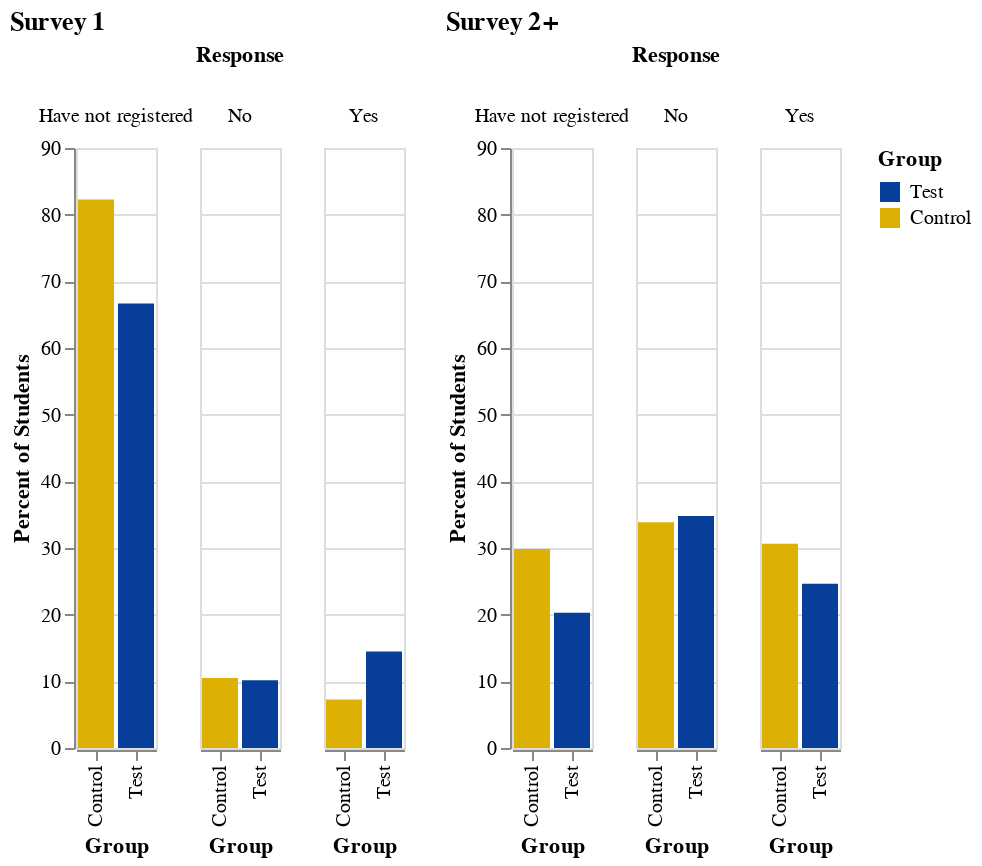

Here is the notebook cell this chart was saved with:
### Code cell
# Altair plot

S1_47 = pd.DataFrame({'Group': ['Test','Test','Test','Control','Control','Control'],
                        'Response': ['Yes','No','Have not registered',
                                   'Yes','No','Have not registered'],
                       'Percent of Students': [14.492753623188406, 10.144927536231885, 66.66666666666666,
                                              7.258064516129033, 10.483870967741936, 82.25806451612904]})

S2_47 = pd.DataFrame({'Group': ['Test','Test','Test','Control','Control','Control'],
                        'Response': ['Yes','No','Have not registered',
                                   'Yes','No','Have not registered'],
                       'Percent of Students': [24.637681159420293, 34.78260869565217, 20.28985507246377,
                                              30.64516129032258, 33.87096774193548, 29.838709677419356]})

y_min = 0
y_max = 90

selection = alt.selection_multi(fields=['Group'], bind='legend')

chart1 = alt.Chart(S1_47).mark_bar().encode(
    column='Response',
    x='Group',
    y=alt.Y('Percent of Students', scale=alt.Scale(domain=[y_min, y_max])),
    color=alt.Color('Group', scale=alt.Scale(domain=['Test','Control'], range=['#063e99','#DCB103'])),
    opacity=alt.condition(selection, alt.value(1), alt.value(0.05))
).add_selection(selection).properties(title='Survey 1')


chart2 = alt.Chart(S2_47).mark_bar().encode(
    column='Response',
    x='Group',
    y=alt.Y('Percent of Students', scale=alt.Scale(domain=[y_min, y_max])),
    color=alt.Color('Group', scale=alt.Scale(domain=['Test','Control'], range=['#063e99','#DCB103'])),
    opacity=alt.condition(selection, alt.value(1), alt.value(0.05))
).add_selection(selection).properties(title='Survey 2+')

chart1 | chart2

### Figure 1 — Vega-Lite specification as saved in the notebook (floating-point values rounded to 4 significant figures)
{"config": {"view": {"continuousWidth": 400, "continuousHeight": 300}}, "hconcat": [{"data": {"name": "data-d8a8d1efc535f7f5d4bf35482c7cb21d"}, "mark": "bar", "encoding": {"color": {"type": "nominal", "field": "Group", "scale": {"domain": ["Test", "Control"], "range": ["#063e99", "#DCB103"]}}, "column": {"type": "nominal", "field": "Response"}, "opacity": {"condition": {"value": 1, "selection": "selector001"}, "value": 0.05}, "x": {"type": "nominal", "field": "Group"}, "y": {"type": "quantitative", "field": "Percent of Students", "scale": {"domain": [0, 90]}}}, "selection": {"selector001": {"type": "multi", "fields": ["Group"], "bind": "legend"}}, "title": "Survey 1"}, {"data": {"name": "data-ae98110274f54244434af93c95857576"}, "mark": "bar", "encoding": {"color": {"type": "nominal", "field": "Group", "scale": {"domain": ["Test", "Control"], "range": ["#063e99", "#DCB103"]}}, "column": {"type": "nominal", "field": "Response"}, "opacity": {"condition": {"value": 1, "selection": "selector001"}, "value": 0.05}, "x": {"type": "nominal", "field": "Group"}, "y": {"type": "quantitative", "field": "Percent of Students", "scale": {"domain": [0, 90]}}}, "selection": {"selector001": {"type": "multi", "fields": ["Group"], "bind": "legend"}}, "title": "Survey 2+"}], "$schema": "https://vega.github.io/schema/vega-lite/v4.8.1.json", "datasets": {"data-d8a8d1efc535f7f5d4bf35482c7cb21d": [{"Group": "Test", "Response": "Yes", "Percent of Students": 14.49}, {"Group": "Test", "Response": "No", "Percent of Students": 10.14}, {"Group": "Test", "Response": "Have not registered", "Percent of Students": 66.67}, {"Group": "Control", "Response": "Yes", "Percent of Students": 7.258}, {"Group": "Control", "Response": "No", "Percent of Students": 10.48}, {"Group": "Control", "Response": "Have not registered", "Percent of Students": 82.26}], "data-ae98110274f54244434af93c95857576": [{"Group": "Test", "Response": "Yes", "Percent of Students": 24.64}, {"Group": "Test", "Response": "No", "Percent of Students": 34.78}, {"Group": "Test", "Response": "Have not registered", "Percent of Students": 20.29}, {"Group": "Control", "Response": "Yes", "Percent of Students": 30.65}, {"Group": "Control", "Response": "No", "Percent of Students": 33.87}, {"Group": "Control", "Response": "Have not registered", "Percent of Students": 29.84}]}}
